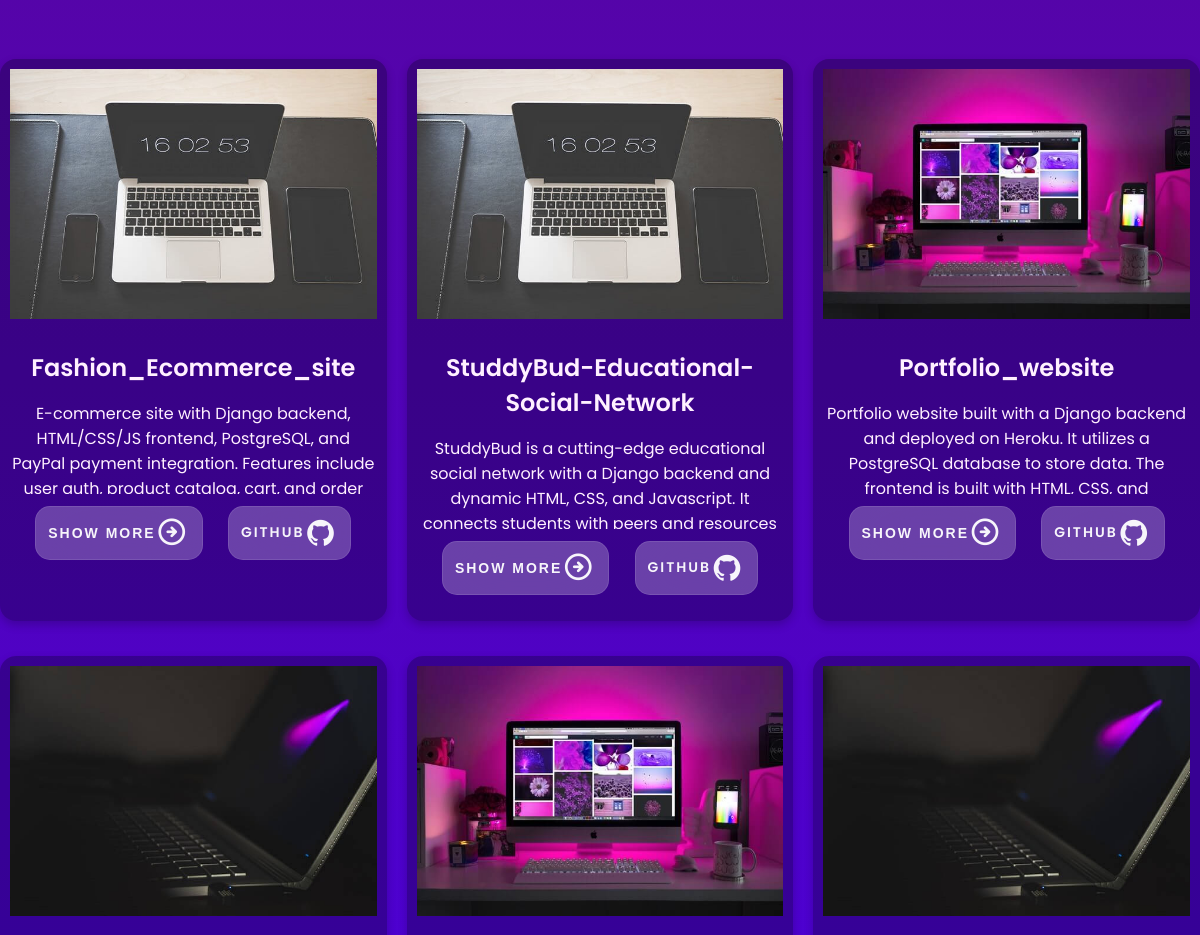
The app's page / (middle part), older data.
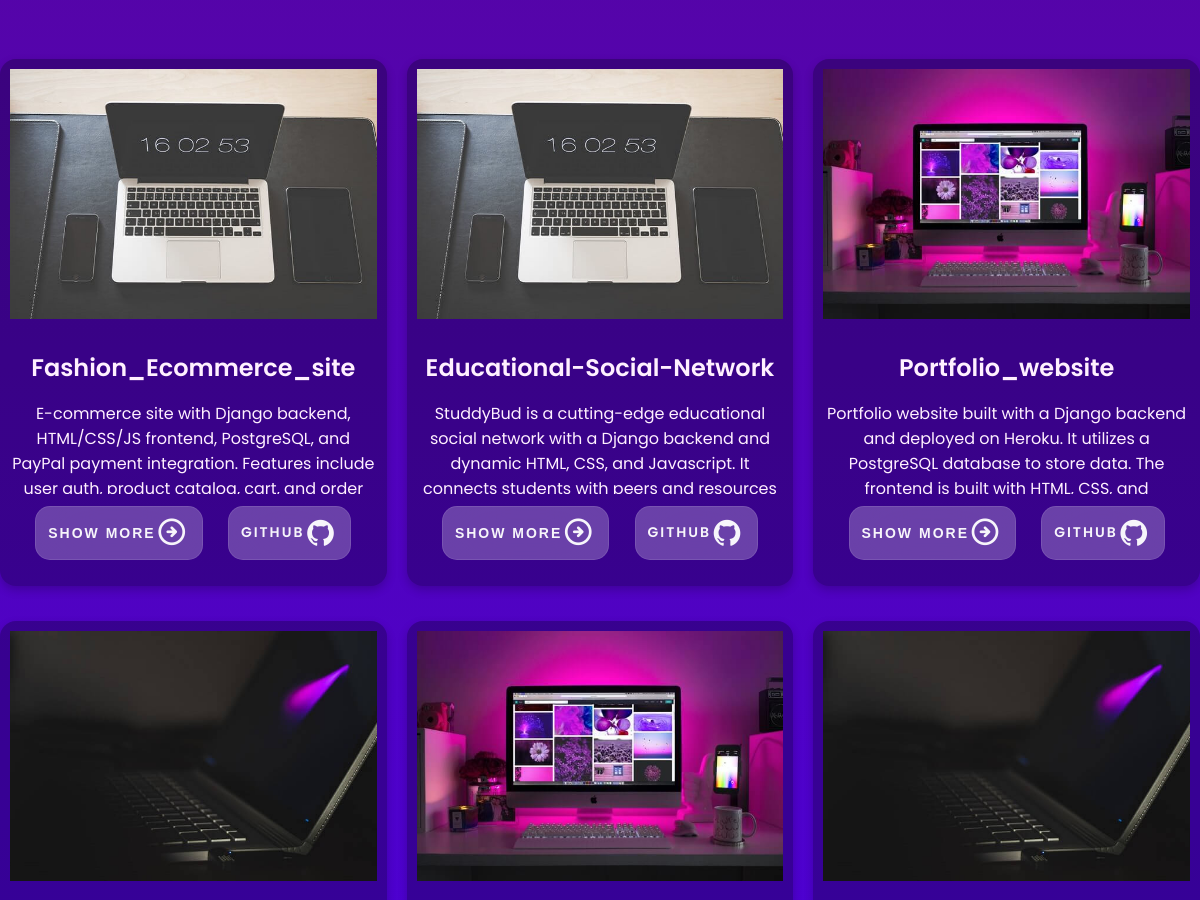
The same page, newer data.
### portfolio/models.py (models this page shows, shortened)
class Projects(models.Model):
    title = models.CharField(max_length=200)
    thumbnail = models.ImageField(null=True,blank=True)
    body = models.CharField(max_length=200,null=True)
    project_description = RichTextField(null=True)
    created = models.DateTimeField(auto_now_add=True)
    github_link = models.URLField(null=True,blank=True)
    def imageURL(self):
        try:
            url = self.thumbnail.url
        except:
            url = ""
        return url

### portfolio/views.py (the view)
# urls.py: 2. Add a URL to urlpatterns:  path('', views.home, name='home')
def home(request):
    projects = Projects.objects.all()[:6]
    skills = Skills.objects.all()
    form = ContactForm()
    if request.method == "POST":
        form = ContactForm(request.POST)
        if form.is_valid():
            form.save()
            return redirect("home")
    context = {"projects": projects, "form": form,"skills": skills}
    return render(request, "index.html", context)

### templates/index.html (shortened to what this page needs)
{% extends "main.html" %}
{% load static %}
{% block content %}
    <body>
    <main class="main">
        <section class="portfolio section" id="portfolio">
            <div class="portfolio-container container">
                {% for project in projects %}
                    <div class="portfolio-content">
                        <img src="{{ project.imageURL }}" class="project-img">
                        <div class="project-data">
                            <h3 class="project-title">{{ project.title }}</h3>
                            <p class="project-desc">{{ project.body }}</p>
                            <div class="button-container">
                                <button class="button-2"> Show More<i
                                        class="uil uil-arrow-circle-right button-icon"></i></button>
                                <a href="{{ project.github_link }}" class="button-2">Github<i
                                        class="uil uil-github button-icon"></i> </a>
                            </div>
                        </div>
                    </div>
                {% endfor %}
            </div>
        </section>
    </main>
{% endblock content %}

Row changes from the older to the newer data that the page shows:
changed Projects: title "StuddyBud-Educational-Social-Network" → "Educational-Social-Network"
